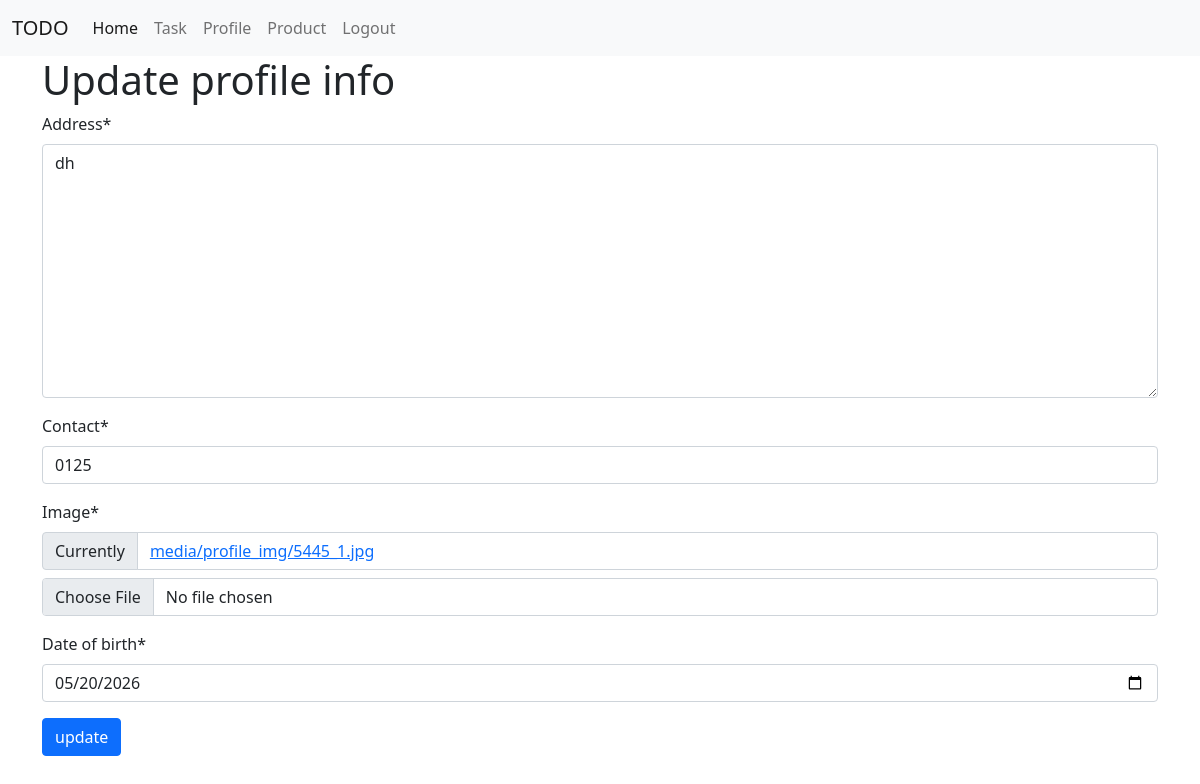
The app's page /update_profile/ (signed in) with its own data.
### tasks/models.py (models this page shows, shortened)
class ProfileModel(models.Model):
    user = models.OneToOneField(CustomUserInfoModel,on_delete=models.CASCADE,related_name="user_profile")
    address = models.TextField(null=True)
    contact = models.CharField(max_length=20,null=True)
    image = models.ImageField(upload_to='media/profile_img',null=True)
    date_of_birth=models.DateField(null=True)

### tasks/views.py (the view, shortened to what this page needs)
# urls.py: path('update_profile/',update_profile,name='update_profile'),
@login_required
def update_profile(request):
    try:
        user_data = request.user.user_profile
    except ProfileModel.DoesNotExist:
        user_data = None
    form_data = UpdateProfileForm(instance=user_data)
    context={
        'form_data'  : form_data,
        'form_title' : 'Update profile info',
        'btn_name'   : 'update'
    }
    return render(request,'master/base-form.html',context)

### tasks/forms.py
class UpdateProfileForm(forms.ModelForm):
    class Meta:
        model= ProfileModel
        fields='__all__'
        exclude = ['user']
        widgets= {
            'date_of_birth' : forms.DateInput(attrs= {
                'type' : 'date'
            })
        }

### tasks/templates/master/base-form.html (shortened to what this page needs)
{% extends "master/base.html" %}
{% load crispy_forms_tags %}
{% block content %}
<h1>{{form_title}}</h1>
<form method="POST" enctype="multipart/form-data">
    {{form_data|crispy}}
    <button type="submit" class="btn btn-primary">{{btn_name}}</button>
</form>
{% endblock content %}

### records on screen
ProfileModel: address "dh", contact "0125", date_of_birth "05/20/2026"

### other values on screen
{{ btn_name }} "update"
